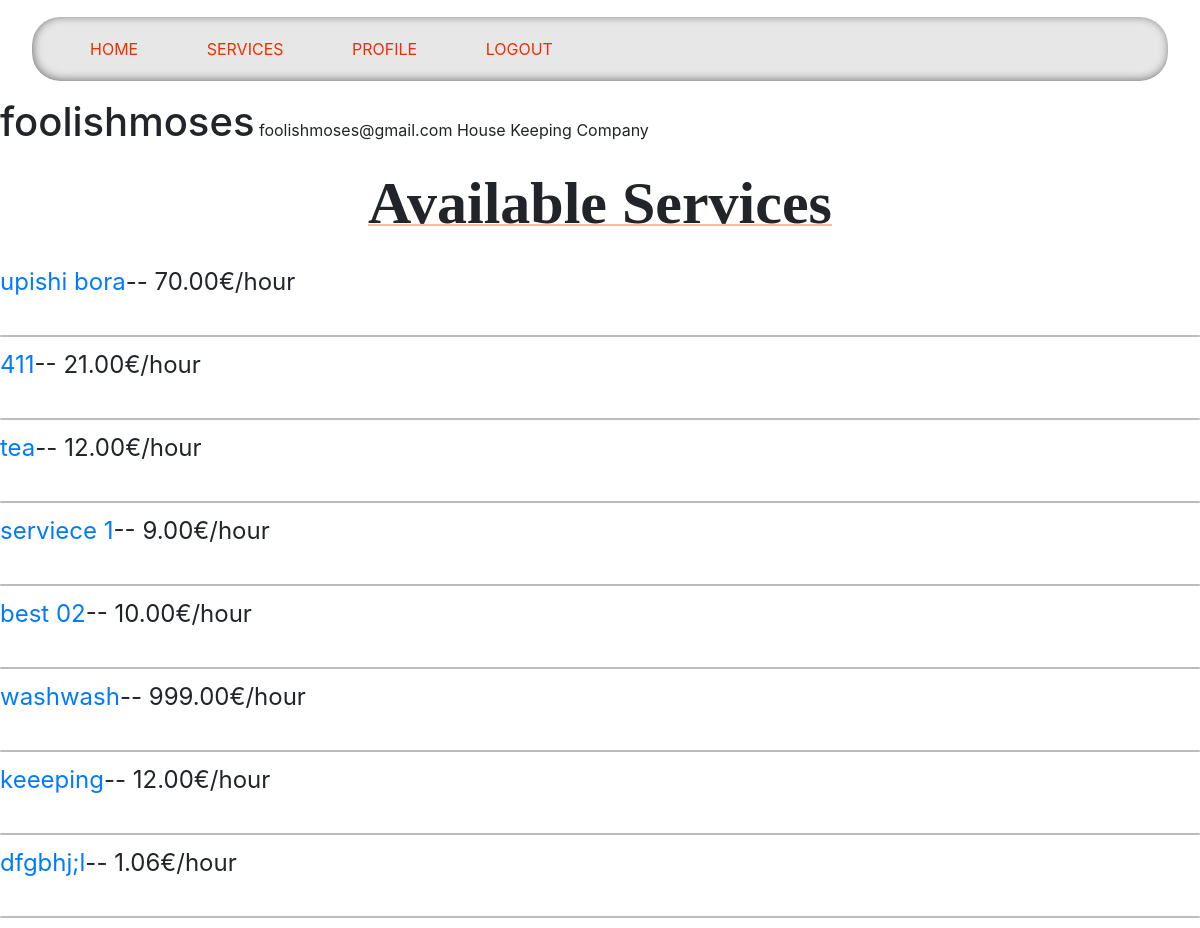
The page /company/foolishmoses on the database its author committed.
### users/models.py (models this page shows, shortened)
class User(AbstractUser):
    is_company = models.BooleanField(default=False)
    is_customer = models.BooleanField(default=False)
    email = models.EmailField(unique=True)
    USERNAME_FIELD = 'email'
    REQUIRED_FIELDS = ['username']

class Company(models.Model):
    user = models.OneToOneField(
        User, on_delete=models.CASCADE, primary_key=True)
    field = models.CharField(max_length=70, choices=(('Air Conditioner', 'Air Conditioner'),
                                                     ('All in One', 'All in One'),
                                                     ('Carpentry', 'Carpentry'),
                                                     ('Electricity',
                                                      'Electricity'),
                                                     ('Gardening', 'Gardening'),
                                                     ('Home Machines',
                                                      'Home Machines'),
                                                     ('House Keeping',
                                                      'House Keeping'),
                                                     ('Interior Design',
                                                      'Interior Design'),
                                                     ('Locks', 'Locks'),
                                                     ('Painting', 'Painting'),
                                                     ('Plumbing', 'Plumbing'),
                                                     ('Water Heaters', 'Water Heaters')), blank=False, null=False)
    rating = models.IntegerField(
        validators=[MaxValueValidator(5), MinValueValidator(0)], default=0)

### services/models.py (models this page shows, shortened)
class Service(models.Model):
    company = models.ForeignKey(Company, on_delete=models.CASCADE)
    name = models.CharField(max_length=40)
    description = models.TextField()
    price_hour = models.DecimalField(decimal_places=2, max_digits=100)
    rating = models.IntegerField(validators=[MinValueValidator(
        0), MaxValueValidator(5)], default=0)
    choices = (
        ('Air Conditioner', 'Air Conditioner'),
        ('Carpentry', 'Carpentry'),
        ('Electricity', 'Electricity'),
        ('Gardening', 'Gardening'),
        ('Home Machines', 'Home Machines'),
        ('House Keeping', 'House Keeping'),
        ('Interior Design', 'Interior Design'),
        ('Locks', 'Locks'),
        ('Painting', 'Painting'),
        ('Plumbing', 'Plumbing'),
        ('Water Heaters', 'Water Heaters'),
    )
    field = models.CharField(max_length=30, blank=False,
                             null=False, choices=choices)
    date = models.DateTimeField(auto_now=True, null=False)

### netfix/views.py (the view)
# urls.py: path('company/<slug:name>', v.company_profile, name='company_profile')
def company_profile(request, name):
    user = User.objects.get(username=name)
    services = Service.objects.filter(
        company=Company.objects.get(user=user)).order_by("-date")
    print("services")
    return render(request, 'users/profile.html', {'user': user, 'services': services})

### users/templates/users/profile.html (shortened to what this page needs)
{% extends 'main/base.html' %}
{% block content %}
    {% if user.is_customer %}
        <div style="display: ruby;">
            <h1>{{ user.username }} ({{user_age}} y/o)</h1>
            <p>{{ user.email }}</p>
            <p style="float: right;">Customer</p>
        </div>
    {% else %}
        <div style="display: ruby;">
            <h1>{{ user.username }}</h1>
            <p> {{ user.email }}</p>
            <p style="float: right;">{{user.company.field}} Company</p>
        </div>
       {% endif %}
    {% if 'customer' in request.path %}
        <p class="title">Previously Requested Services</p>
    {% else %}
        <p class="title">Available Services</p>
    {% endif %}
    {% if user.is_customer %}
        {% for service in services %}
            <div>
                <a href="/services/{{service.service.id}}">{{service.service.name}}</a> ({{service.service.field}})
                <p style="margin: 0; display: inline-block;"> ❱❱ {{service.price}}</p>
                <p style="margin: 0; display: inline-block;"> ❱❱ {{ service.date }}</p>
                <p style="float: right; margin: 0;">
                    by <a href="/company/{{service.service.company.user}}">{{service.service.company.user}}</a>
                </p>
            </div>
            <div class="line"></div>
        {% endfor %}
    {% else %}
        {% for service in services %}
        <div class="list_services_profile">
            <a href="/services/{{service.id}}">{{service.name}}</a>-- {{service.price_hour}}€/hour
            <div class="line"></div>
        </div>
        {% endfor %}
    {% endif %}
{% endblock %}

### static/css/style.css (style rules this page uses)
body { background: #292929; font-family: 'Lexend Exa', sans-serif; padding: 0; margin: 0; }
a { color: #ee5e4b; text-decoration: none; }
.title { text-align: center; font-family: 'Times New Roman', Times, serif; font-size: 60px; font-weight: bold; text-decoration: 2px underline; text-decoration-color: rgba(255, 68, 0, 0.37); }
.line { width: 100%; margin: 0 auto; height: 2px; background-color: #00000044; border-radius: 20px; margin-bottom: 10px; margin-top: 35px; }
.list_services_profile { font-size: x-large; }

### rows shown on the page
User: username "foolishmoses", email "foolishmoses@gmail.com", company.field "House Keeping"
Service: name "upishi bora", price_hour "70.00"
Service: name "411", price_hour "21.00"
Service: name "tea", price_hour "12.00"
Service: name "serviece 1", price_hour "9.00"
Service: name "best 02", price_hour "10.00"
Service: name "washwash", price_hour "999.00"
Service: name "keeeping", price_hour "12.00"
Service: name "dfgbhj;l", price_hour "1.06"
